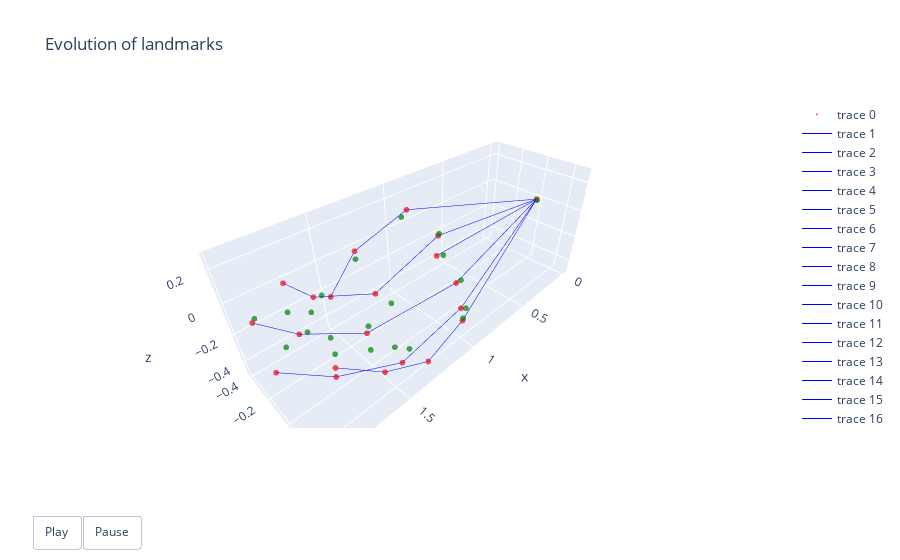

Write notebook code for a chart like this one.
### Code cell
# graphic test for the previous model

x = torch.tensor(train_data[40:41], dtype=torch.float32)[0]
x_train = x[:90]
y_test = x[90:]
y_pred = model(x_train.unsqueeze(0).reshape(1, 90, -1).to("cuda"))
y_pred = y_pred.reshape(1, 10, 21, 3).cpu().squeeze(0).detach().numpy()

A = torch.tensor([[4,19],[3,16],[2,13],[1,10],[19,18],[16,15],[13,12],[10,9],[18,17],[15,14],[12,11],[9,8],[17,5],[14,5],[11,5],[8,5],[0,7],[7,6],[6,5],[20,5]])

import plotly.graph_objects as go

n=0

# Create the initial 3D scatter plot
fig = go.Figure(
    data=[
        go.Scatter3d(
            x=y_test[n][:, 0],
            y=y_test[n][:, 1],
            z=y_test[n][:, 2],
            mode='markers',
            marker=dict(size=2, color="red", opacity=0.7)
        )]+[
        go.Scatter3d(
                    x=[y_test[n][i, 0], y_test[n][j, 0]],
                    y=[y_test[n][i, 1], y_test[n][j, 1]],
                    z=[y_test[n][i, 2], y_test[n][j, 2]],
                    mode='lines',
                    line=dict(color='blue', width=1),
                ) for i, j in A  # Adjacency matrix updates per frame
    ]+[
        go.Scatter3d(
            x=y_pred[n][:, 0],
            y=y_pred[n][:, 1],
            z=y_pred[n][:, 2],
            mode='markers',
            marker=dict(size=2, color="green", opacity=0.7)
        )],
    layout=go.Layout(
        title="Evolution of landmarks",
        updatemenus=[{
            "buttons": [
                {"args": [None, {"frame": {"duration": 500, "redraw": True}, "fromcurrent": True}],
                 "label": "Play",
                 "method": "animate"},
                {"args": [[None], {"frame": {"duration": 0, "redraw": True}, "mode": "immediate"}],
                 "label": "Pause",
                 "method": "animate"}
            ],
            "direction": "left",
            "pad": {"r": 10, "t": 87},
            "showactive": False,
            "type": "buttons",
            "x": 0.1,
            "xanchor": "right",
            "y": 0,
            "yanchor": "top"
        }]
    ),
    frames=[
        go.Frame(
            data=[
                go.Scatter3d(
                    x=y_test[t][:, 0],
                    y=y_test[t][:, 1],
                    z=y_test[t][:, 2],
                    mode='markers',
                    marker=dict(size=2, color="red", opacity=0.7)
                )
            ] + [
                go.Scatter3d(
                    x=[y_test[t][i, 0], y_test[t][j, 0]],
                    y=[y_test[t][i, 1], y_test[t][j, 1]],
                    z=[y_test[t][i, 2], y_test[t][j, 2]],
                    mode='lines',
                    line=dict(color='blue', width=1),
                ) for i, j in A  # Adjacency matrix updates per frame
            ] + [
                go.Scatter3d(
                    x=y_pred[t][:, 0],
                    y=y_pred[t][:, 1],
                    z=y_pred[t][:, 2],
                    mode='markers',
                    marker=dict(size=2, color="green", opacity=0.7)
                )
            ],
            name=f"Frame {n+t}"
        ) for t in range(n, len(y_pred))
    ]
)

# Show the animated plot
fig.show()

### Figure 1 — Plotly figure (JSON) as saved in the notebook; plotly's stock layout.template omitted (floating-point values rounded to 4 significant figures)
{"data": [{"marker": {"color": "red", "opacity": 0.7, "size": 2}, "mode": "markers", "type": "scatter3d", "x": [1.481, 1.758, 1.923, 1.95, 1.678, 0, 0.898, 1.273, 1.144, 1.586, 1.742, 1.113, 1.618, 1.815, 1.033, 1.495, 1.761, 0.9183, 1.278, 1.491, 1.0], "y": [-0.3723, -0.2706, -0.3583, -0.1342, -0.07902, 0, -0.3553, -0.3919, 0.1481, 0.2244, -0.0109, 0.2471, 0.1739, -0.08385, 0.2217, 0.2566, 0.08676, 0.1457, 0.2129, 0.09925, -8.862e-18], "z": [-0.2308, 0.07746, -0.1269, -0.2801, -0.4283, 0, 0.1164, -0.02481, 0.254, 0.2019, 0.1367, 0.008764, -0.03487, -0.08522, -0.2243, -0.2618, -0.2825, -0.4453, -0.4665, -0.4697, -1.125e-17]}, {"line": {"color": "blue", "width": 1}, "mode": "lines", "type": "scatter3d", "x": [1.678, 1.491], "y": [-0.07902, 0.09925], "z": [-0.4283, -0.4697]}, {"line": {"color": "blue", "width": 1}, "mode": "lines", "type": "scatter3d", "x": [1.95, 1.761], "y": [-0.1342, 0.08676], "z": [-0.2801, -0.2825]}, {"line": {"color": "blue", "width": 1}, "mode": "lines", "type": "scatter3d", "x": [1.923, 1.815], "y": [-0.3583, -0.08385], "z": [-0.1269, -0.08522]}, {"line": {"color": "blue", "width": 1}, "mode": "lines", "type": "scatter3d", "x": [1.758, 1.742], "y": [-0.2706, -0.0109], "z": [0.07746, 0.1367]}, {"line": {"color": "blue", "width": 1}, "mode": "lines", "type": "scatter3d", "x": [1.491, 1.278], "y": [0.09925, 0.2129], "z": [-0.4697, -0.4665]}, {"line": {"color": "blue", "width": 1}, "mode": "lines", "type": "scatter3d", "x": [1.761, 1.495], "y": [0.08676, 0.2566], "z": [-0.2825, -0.2618]}, {"line": {"color": "blue", "width": 1}, "mode": "lines", "type": "scatter3d", "x": [1.815, 1.618], "y": [-0.08385, 0.1739], "z": [-0.08522, -0.03487]}, {"line": {"color": "blue", "width": 1}, "mode": "lines", "type": "scatter3d", "x": [1.742, 1.586], "y": [-0.0109, 0.2244], "z": [0.1367, 0.2019]}, {"line": {"color": "blue", "width": 1}, "mode": "lines", "type": "scatter3d", "x": [1.278, 0.9183], "y": [0.2129, 0.1457], "z": [-0.4665, -0.4453]}, {"line": {"color": "blue", "width": 1}, "mode": "lines", "type": "scatter3d", "x": [1.495, 1.033], "y": [0.2566, 0.2217], "z": [-0.2618, -0.2243]}, {"line": {"color": "blue", "width": 1}, "mode": "lines", "type": "scatter3d", "x": [1.618, 1.113], "y": [0.1739, 0.2471], "z": [-0.03487, 0.008764]}, {"line": {"color": "blue", "width": 1}, "mode": "lines", "type": "scatter3d", "x": [1.586, 1.144], "y": [0.2244, 0.1481], "z": [0.2019, 0.254]}, {"line": {"color": "blue", "width": 1}, "mode": "lines", "type": "scatter3d", "x": [0.9183, 0], "y": [0.1457, 0], "z": [-0.4453, 0]}, {"line": {"color": "blue", "width": 1}, "mode": "lines", "type": "scatter3d", "x": [1.033, 0], "y": [0.2217, 0], "z": [-0.2243, 0]}, {"line": {"color": "blue", "width": 1}, "mode": "lines", "type": "scatter3d", "x": [1.113, 0], "y": [0.2471, 0], "z": [0.008764, 0]}, {"line": {"color": "blue", "width": 1}, "mode": "lines", "type": "scatter3d", "x": [1.144, 0], "y": [0.1481, 0], "z": [0.254, 0]}, {"line": {"color": "blue", "width": 1}, "mode": "lines", "type": "scatter3d", "x": [1.481, 1.273], "y": [-0.3723, -0.3919], "z": [-0.2308, -0.02481]}, {"line": {"color": "blue", "width": 1}, "mode": "lines", "type": "scatter3d", "x": [1.273, 0.898], "y": [-0.3919, -0.3553], "z": [-0.02481, 0.1164]}, {"line": {"color": "blue", "width": 1}, "mode": "lines", "type": "scatter3d", "x": [0.898, 0], "y": [-0.3553, 0], "z": [0.1164, 0]}, {"line": {"color": "blue", "width": 1}, "mode": "lines", "type": "scatter3d", "x": [1.0, 0], "y": [-8.862e-18, 0], "z": [-1.125e-17, 0]}, {"marker": {"color": "green", "opacity": 0.7, "size": 2}, "mode": "markers", "type": "scatter3d", "x": [1.515, 1.809, 1.894, 1.824, 1.595, 0.01675, 0.9244, 1.273, 1.146, 1.554, 1.781, 1.09, 1.585, 1.765, 1.006, 1.463, 1.672, 0.919, 1.293, 1.489, 0.9527], "y": [-0.411, -0.171, -0.4113, -0.2902, -0.2381, 0.01212, -0.3768, -0.3933, 0.1559, 0.2826, 0.02298, 0.2579, 0.1417, -0.1105, 0.2352, 0.1656, -0.06385, 0.1492, 0.07653, -0.01392, 0.006322], "z": [-0.2226, -0.009824, -0.1524, -0.3218, -0.3796, 0.002849, 0.06983, -0.08056, 0.2693, 0.1672, 0.09666, 0.01986, -0.03673, -0.1265, -0.2337, -0.2482, -0.315, -0.423, -0.4592, -0.3859, -0.01497]}], "layout": {"title": {"text": "Evolution of landmarks"}, "updatemenus": [{"buttons": [{"args": [null, {"frame": {"duration": 500, "redraw": true}, "fromcurrent": true}], "label": "Play", "method": "animate"}, {"args": [[null], {"frame": {"duration": 0, "redraw": true}, "mode": "immediate"}], "label": "Pause", "method": "animate"}], "direction": "left", "pad": {"r": 10, "t": 87}, "showactive": false, "type": "buttons", "x": 0.1, "xanchor": "right", "y": 0, "yanchor": "top"}]}}
